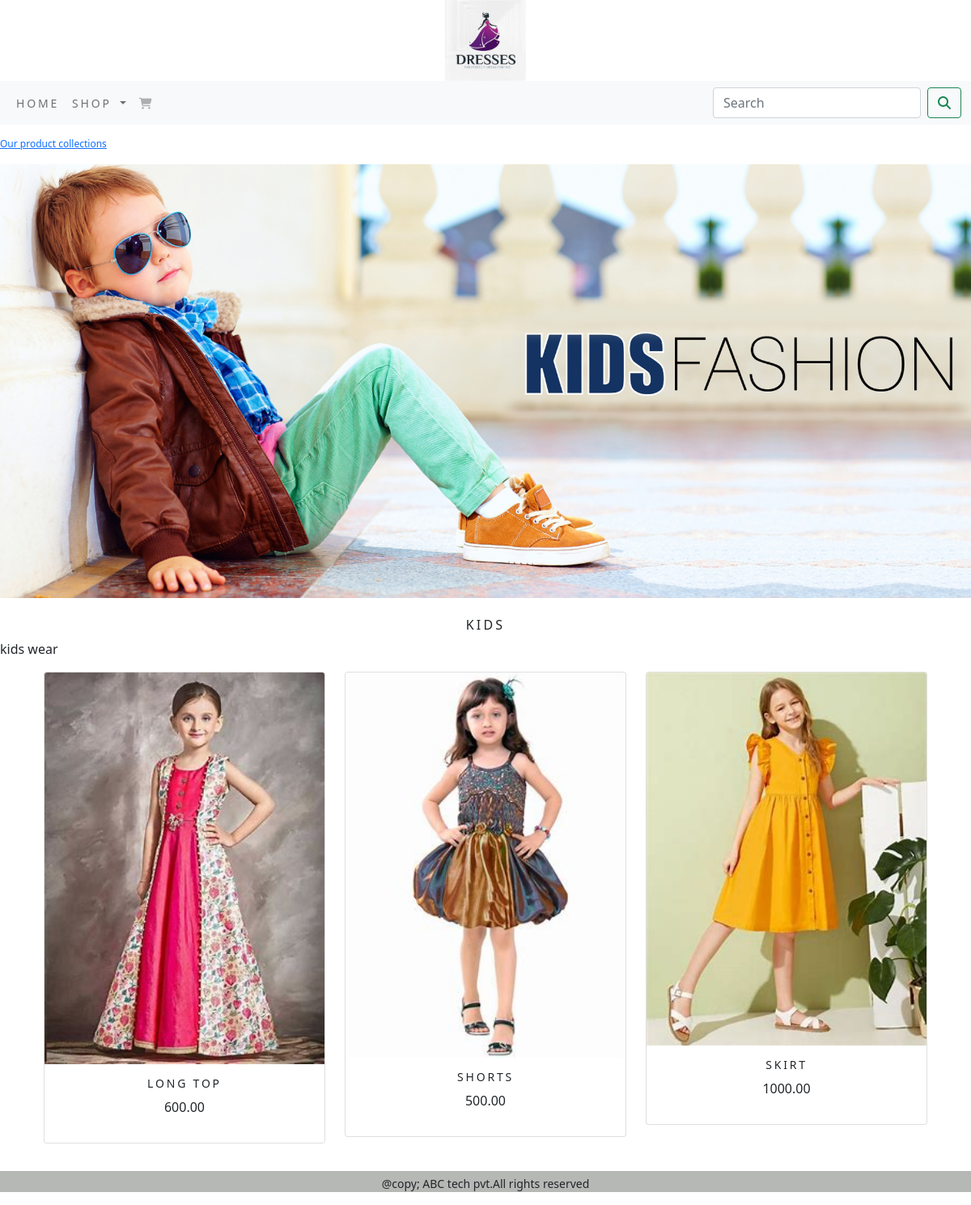
The page /kids/ on the database its author committed.
### ecommerce_app/models.py (models this page shows, shortened)
class Category(models.Model):
    name = models.CharField(max_length=250, unique=True)
    slug = models.SlugField(max_length=250, unique=True)
    description = models.TextField(blank=True)
    image = models.ImageField(upload_to='category')
    class Meta:
        ordering = ('name',)
        verbose_name = 'category'
        verbose_name_plural = 'categories'
    def get_url(self):
        return reverse('ecommerce_app:product_by_category', args=[self.slug])

class Product(models.Model):
    name = models.CharField(max_length=250, unique=True)
    slug = models.SlugField(max_length=250, unique=True)
    description = models.TextField(blank=True)
    price = models.DecimalField(max_digits=10, decimal_places=2)
    category = models.ForeignKey(Category, on_delete=models.CASCADE)
    image = models.ImageField(upload_to="product", blank=True)
    stock=models.IntegerField(default=0)
    available = models.BooleanField(default=True)
    created = models.DateTimeField(auto_now_add=True)
    updated = models.DateTimeField(auto_now=True)
    class Meta:
        ordering = ('name',)
        verbose_name = 'product'
        verbose_name_plural = 'products'
    def get_url(self):
        return reverse('ecommerce_app:product_category_detail', args=[self.category.slug, self.slug])

### ecommerce_app/views.py (the view)
# urls.py: path("",views.allProducts,name="allProducts"),
def allProducts(request,c_slug=None):
    c_page=None
    products_list=None
    if c_slug != None:
        c_page=get_object_or_404(Category,slug=c_slug)
        products_list=Product.objects.all().filter(category=c_page,available=True)
    else:
        products_list=Product.objects.all().filter(available=True)
    paginator=Paginator(products_list,6)
    try:
        page=int(request.GET.get('page','1'))
    except:
        page = 1
    try:
        products=paginator.page(page)
    except (EmptyPage,InvalidPage):
        products=paginator.page(paginator.num_pages)
    return render(request,"category.html",{'category':c_page,'products':products})

### ecommerce_app/context_processors.py (called while the page is built)
def menu_links(request):
    links=Category.objects.all()
    return dict(links=links)

### templates/category.html (shortened to what this page needs)
{% extends 'base.html' %}
{% load static %}
{% block content %}
{% if category %}
    <div>
        <div class="row my_row_class">
            <div class="mx-auto">
            <p><a href="{% url 'ecommerce_app:allProducts' %}"> Our product collections</a></p>
        </div>
        </div>
    </div>
{% endif %}
<div class="mx-auto">
    {% if category %}
    <img class="my_image" src="{{category.image.url}}" alt="{{category.name}}">
</div>
    <br>
  <div>
      <h1 class="text-center my_title"> {{category.name}}</h1>
      <p class="text-justify">{{category.description}}</p>
  </div>
{% endif %}
<div class="container">
    <div class="row mx-auto">
    {% for product in products.object_list %}
        <div class="my_bottom_margin col-9 col-sm-12 col-md-4 col-md-4 ">
            <div class="card text-center my_card" style="min-width:18rem; min-height: 300px;">
            <a href="{{product.get_url}}"><img class="card-img-top my-image my-image-height" src="{{product.image.url}}" alt="{{product.name}}"></a>
            <div class="card-body">
             <h4>{{product.name}}</h4>
               <p>{{product.price}}</p>
            </div>
            </div>
      </div>
        {% endfor %}
    </div>
    <br>
</div>
{% endblock %}

### static/css/custom.css (style rules this page uses)
body { font-family: 'Roboto', sans-serif; }
.my_row_class { padding-top:15px }
.my_row_class .mx-auto { color:red; font-size:12px; }
.my_image { width:100%; height:auto; }
.my_title { font-size:16px; text-transform:uppercase; letter-spacing:.2em; }
.my_bottom_margin { margin-bottom:10px; }
.card-body h4 { font-size:14px; text-transform:uppercase; letter-spacing:.2em; }

### rows shown on the page
Category: image (picture), name "KIDS", description "kids wear"
Product: image (picture), name "LONG TOP", price "600.00"
Product: image (picture), name "SHORTS", price "500.00"
Product: image (picture), name "SKIRT", price "1000.00"
